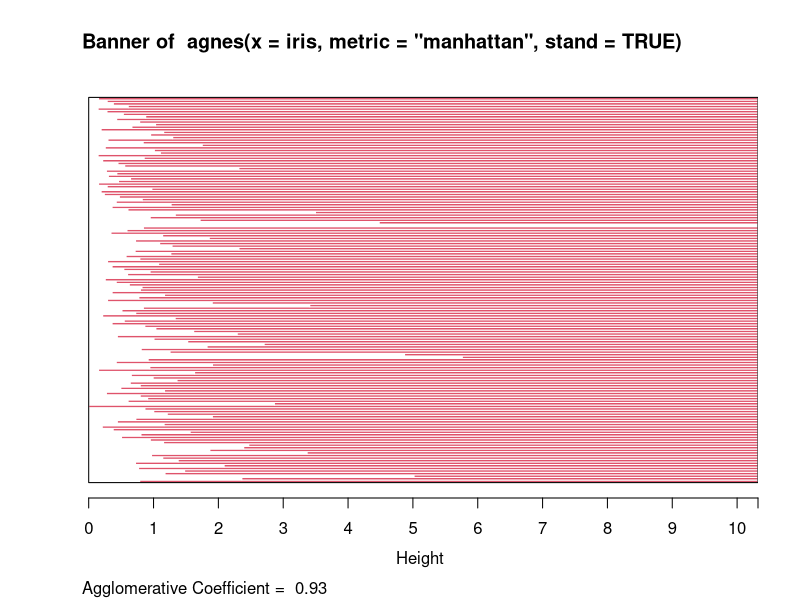
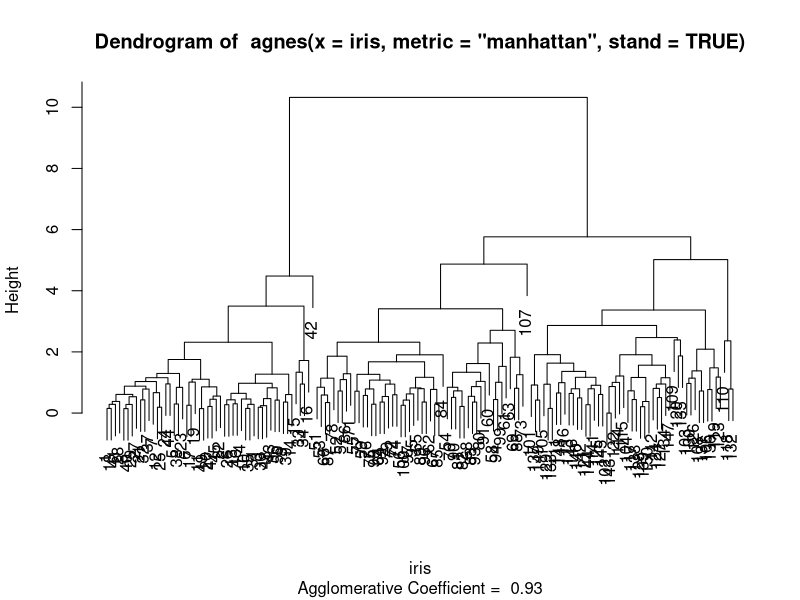
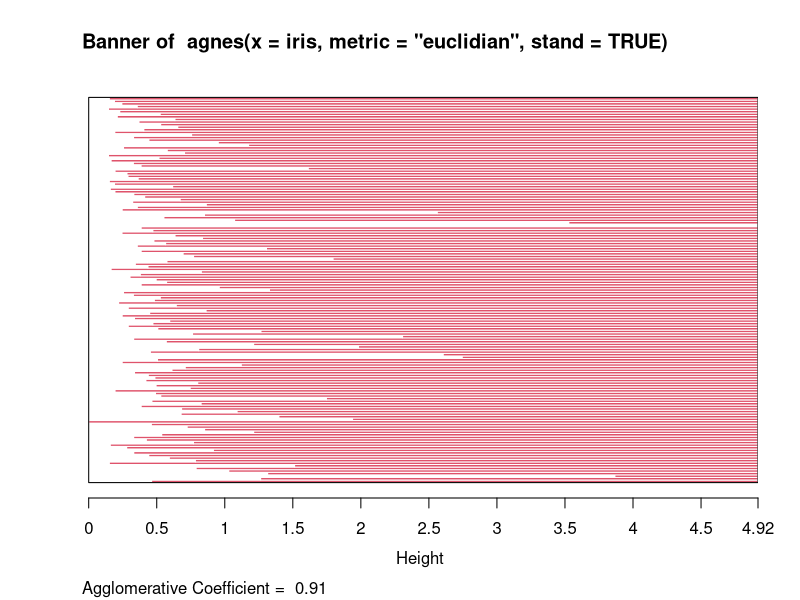
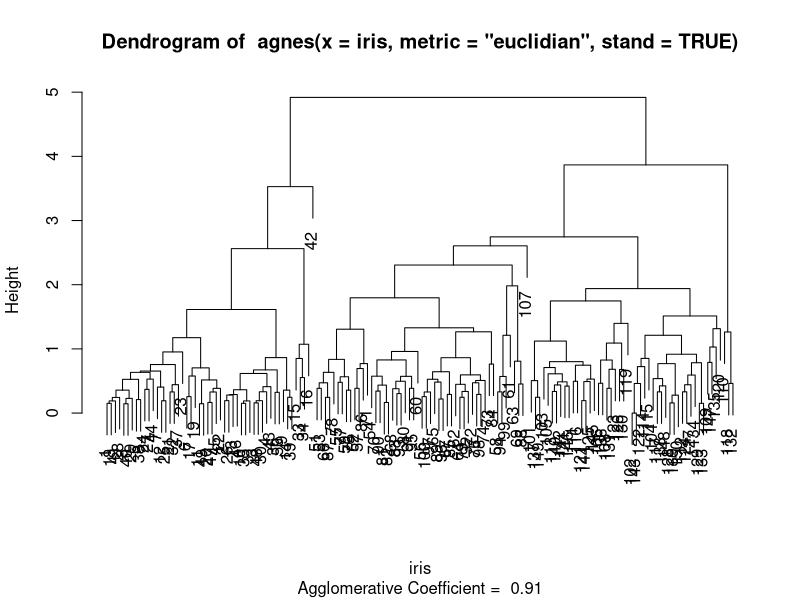
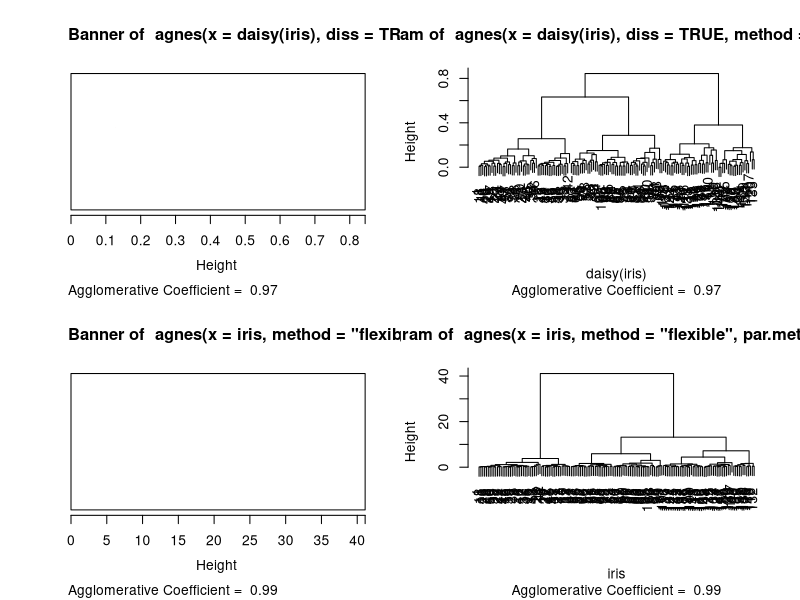

The R script that drew these images, in order:
#Agnes

library(cluster)

#Using agnes with different metrics type -Manhattan and Euclidian
agn_manhattan <- agnes(iris, metric = "manhattan", stand = TRUE)
agn_manhattan
plot(agn_manhattan)

agn_euci <- agnes(iris, metric = "euclidian", stand = TRUE)
agn_euci
plot(agn_euci)

# Dissimilarity Matrix Calculation. The distance between each observations
op <- par(mfrow=c(2,2))
agn2 <- agnes(daisy(iris), diss = TRUE, method = "complete")
plot(agn2) # The dissimilarity matrix clustered by agnes is plotted.

## alpha = 0.625 ==> beta = -1/4  is "recommended" by some

agnS <- agnes(iris, method = "flexible", par.meth = 0.625)
plot(agnS)
par(op) #graphical parameters -par